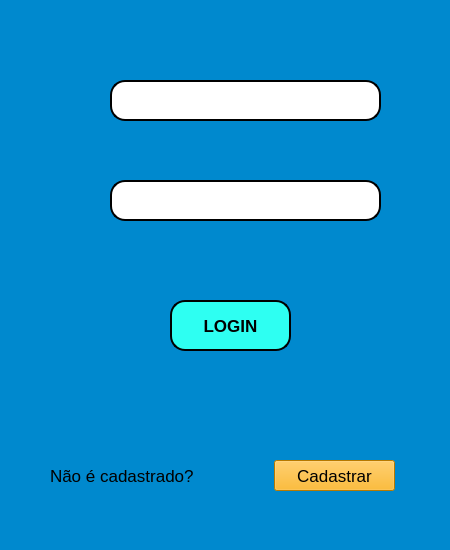
<?xml version="1.0" encoding="UTF-8"?>
<ui version="4.0">
 <class>MainWindow</class>
 <widget class="QMainWindow" name="MainWindow">
  <property name="geometry">
   <rect>
    <x>0</x>
    <y>0</y>
    <width>450</width>
    <height>550</height>
   </rect>
  </property>
  <property name="minimumSize">
   <size>
    <width>450</width>
    <height>550</height>
   </size>
  </property>
  <property name="maximumSize">
   <size>
    <width>450</width>
    <height>550</height>
   </size>
  </property>
  <property name="windowTitle">
   <string>MainWindow</string>
  </property>
  <property name="styleSheet">
   <string notr="true">background-color:rgb(0, 137, 206);</string>
  </property>
  <widget class="QWidget" name="centralwidget">
   <widget class="QPushButton" name="botao_Login">
    <property name="geometry">
     <rect>
      <x>170</x>
      <y>300</y>
      <width>121</width>
      <height>51</height>
     </rect>
    </property>
    <property name="font">
     <font>
      <pointsize>13</pointsize>
      <weight>75</weight>
      <bold>true</bold>
     </font>
    </property>
    <property name="styleSheet">
     <string notr="true">background-color: rgb(46, 255, 242);
border-style: outset;
border-width: 2px;
border-radius: 15px;
border-color: black;</string>
    </property>
    <property name="text">
     <string>LOGIN</string>
    </property>
   </widget>
   <widget class="QLineEdit" name="linha_User">
    <property name="geometry">
     <rect>
      <x>110</x>
      <y>80</y>
      <width>271</width>
      <height>41</height>
     </rect>
    </property>
    <property name="font">
     <font>
      <pointsize>15</pointsize>
      <weight>75</weight>
      <bold>true</bold>
     </font>
    </property>
    <property name="styleSheet">
     <string notr="true">background-color: rgb(255, 255, 255);
border-radius: 15px;
border-style: outset;
border-width: 2px;</string>
    </property>
   </widget>
   <widget class="QLineEdit" name="linha_Senha">
    <property name="geometry">
     <rect>
      <x>110</x>
      <y>180</y>
      <width>271</width>
      <height>41</height>
     </rect>
    </property>
    <property name="styleSheet">
     <string notr="true">background-color: rgb(255, 255, 255);
border-radius: 15px;
border-style: outset;
border-width: 2px;</string>
    </property>
   </widget>
   <widget class="QLabel" name="label">
    <property name="geometry">
     <rect>
      <x>50</x>
      <y>460</y>
      <width>181</width>
      <height>31</height>
     </rect>
    </property>
    <property name="font">
     <font>
      <pointsize>13</pointsize>
     </font>
    </property>
    <property name="text">
     <string>Não é cadastrado?</string>
    </property>
   </widget>
   <widget class="QPushButton" name="botao_CriarConta">
    <property name="geometry">
     <rect>
      <x>274</x>
      <y>460</y>
      <width>121</width>
      <height>31</height>
     </rect>
    </property>
    <property name="font">
     <font>
      <pointsize>13</pointsize>
     </font>
    </property>
    <property name="styleSheet">
     <string notr="true">background-color: rgb(255, 170, 0);</string>
    </property>
    <property name="text">
     <string>Cadastrar</string>
    </property>
   </widget>
   <widget class="QLabel" name="label_2">
    <property name="geometry">
     <rect>
      <x>80</x>
      <y>80</y>
      <width>41</width>
      <height>31</height>
     </rect>
    </property>
    <property name="text">
     <string/>
    </property>
    <property name="pixmap">
     <pixmap>usuario.png</pixmap>
    </property>
   </widget>
   <widget class="QLabel" name="label_3">
    <property name="geometry">
     <rect>
      <x>70</x>
      <y>180</y>
      <width>51</width>
      <height>41</height>
     </rect>
    </property>
    <property name="text">
     <string/>
    </property>
    <property name="pixmap">
     <pixmap>cadeado.png</pixmap>
    </property>
   </widget>
   <zorder>label_3</zorder>
   <zorder>label_2</zorder>
   <zorder>botao_Login</zorder>
   <zorder>linha_User</zorder>
   <zorder>linha_Senha</zorder>
   <zorder>label</zorder>
   <zorder>botao_CriarConta</zorder>
  </widget>
  <widget class="QMenuBar" name="menubar">
   <property name="geometry">
    <rect>
     <x>0</x>
     <y>0</y>
     <width>450</width>
     <height>22</height>
    </rect>
   </property>
  </widget>
  <widget class="QStatusBar" name="statusbar"/>
 </widget>
 <resources/>
 <connections/>
</ui>
